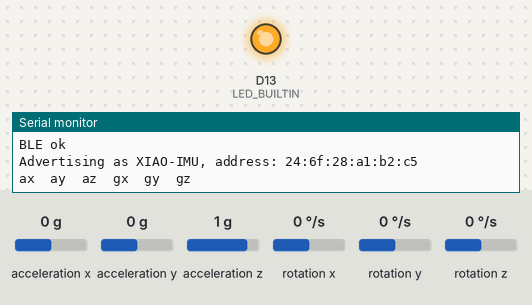
A sketch run on a simulated Arduino Nano 33 IoT. Shown: output pins drawn as LEDs (lit = HIGH), the last lines printed to the serial monitor. The inputs (shaded band) are chosen by the test bench; at power-on: acceleration x 0 g, acceleration y 0 g, acceleration z 1 g, rotation x 0 °/s, rotation y 0 °/s, rotation z 0 °/s. Nothing arrives over Bluetooth unless stated; a phone connects over Bluetooth LE 3 s after start.

Above: at 0.1 s.
At 3.1 s:
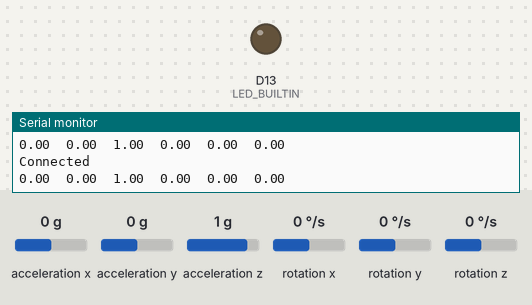
Timing chart, 0 to 4.6 s (numbered marks = the images above):
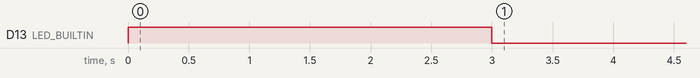

The sketch:

xiao_lsm6ds3_ble.ino
```cpp
#include <ArduinoBLE.h>
#include "LSM6DS3.h"
#include "Wire.h"

LSM6DS3 myIMU(I2C_MODE, 0x6A);

// One packet = 16 bytes
struct __attribute__((packed)) Packet {
  uint32_t t;            // ms since power-on
  int16_t ax, ay, az;    // g x 1000
  int16_t gx, gy, gz;    // deg/s x 10
};
Packet pkt;

BLEService imuService("19B10000-E8F2-537E-4F6C-D104768A1214");
BLECharacteristic imuChar("19B10001-E8F2-537E-4F6C-D104768A1214",
                          BLERead | BLENotify, sizeof(Packet));

unsigned long lastSend = 0;
unsigned long lastPrint = 0;
bool wasConnected = false;

void setup() {
  Serial.begin(115200);
  unsigned long start = millis();
  while (!Serial && millis() - start < 3000);   // wait max 3 s, then continue

  pinMode(LED_BUILTIN, OUTPUT);
  digitalWrite(LED_BUILTIN, HIGH);              // LED off (active low)

  if (myIMU.begin() != 0) {
    Serial.println("IMU failed");
    while (1);
  }
  Serial.println("IMU ok");

  if (!BLE.begin()) {
    Serial.println("BLE failed");
    while (1);
  }
  Serial.println("BLE ok");

  BLE.setLocalName("XIAO-IMU");
  BLE.setDeviceName("XIAO-IMU");
  BLE.setAdvertisedService(imuService);
  imuService.addCharacteristic(imuChar);
  BLE.addService(imuService);
  BLE.advertise();

  Serial.print("Advertising as XIAO-IMU, address: ");
  Serial.println(BLE.address());
  Serial.println("ax\tay\taz\tgx\tgy\tgz");
}

void loop() {
  BLE.poll();

  bool connected = BLE.connected();
  if (connected != wasConnected) {
    wasConnected = connected;
    digitalWrite(LED_BUILTIN, connected ? LOW : HIGH);   // LED on when connected
    Serial.println(connected ? "Connected" : "Disconnected");
    if (!connected) BLE.advertise();                     // advertise again
  }

  // Read the sensor every 20 ms (50 Hz), connected or not
  if (millis() - lastSend >= 20) {
    lastSend = millis();

    float ax = myIMU.readFloatAccelX();
    float ay = myIMU.readFloatAccelY();
    float az = myIMU.readFloatAccelZ();
    float gx = myIMU.readFloatGyroX();
    float gy = myIMU.readFloatGyroY();
    float gz = myIMU.readFloatGyroZ();

    // Send over Bluetooth only when the laptop is connected
    if (connected) {
      pkt.t  = millis();
      pkt.ax = (int16_t)(ax * 1000);
      pkt.ay = (int16_t)(ay * 1000);
      pkt.az = (int16_t)(az * 1000);
      pkt.gx = (int16_t)(gx * 10);
      pkt.gy = (int16_t)(gy * 10);
      pkt.gz = (int16_t)(gz * 10);
      imuChar.writeValue((uint8_t*)&pkt, sizeof(pkt));
    }

    // Print on the Serial Monitor 5 times per second (easy to read)
    if (Serial && millis() - lastPrint >= 200) {
      lastPrint = millis();
      Serial.print(ax); Serial.print("\t");
      Serial.print(ay); Serial.print("\t");
      Serial.print(az); Serial.print("\t");
      Serial.print(gx); Serial.print("\t");
      Serial.print(gy); Serial.print("\t");
      Serial.println(gz);
    }
  }
}
```

Measured:
- by itself, D13 (LED_BUILTIN): HIGH → LOW at 3.0 s
